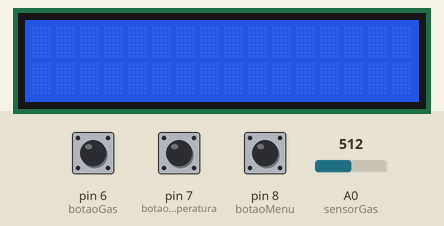
This sketch was run on a simulated Arduino Uno, built with avr-gcc and run on an emulated ATmega328P. Parts: 16×2 character LCD. Inputs (shaded band) come from the test bench; at power-on: pin 6 (botaoGas) HIGH, A0 (sensorGas) = 512, pin 7 (botaoUmidadeEtemperatura) HIGH, pin 8 (botaoMenu) HIGH. What the sketch prints to the serial monitor is not drawn.

Above: at 1.2 s.
1.3 s: pin 6 (botaoGas) pulled LOW for 0.15 s
At 1.9 s:
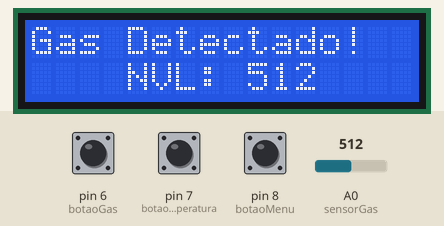
2.9 s: A0 (sensorGas) set to 214
At 4.3 s:
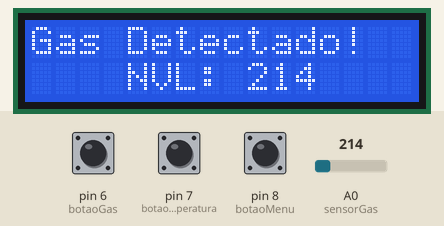
4.8 s: A0 (sensorGas) set to 189
At 6.0 s:
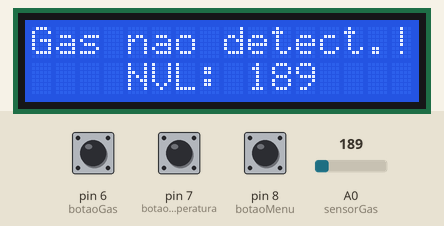
6.3 s: A0 (sensorGas) set to 210
At 6.7 s:
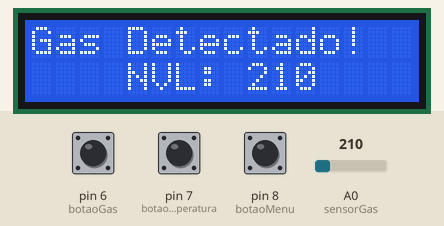
Timing chart, 0 to 8.8 s (numbered marks = the images above; inputs shaded):
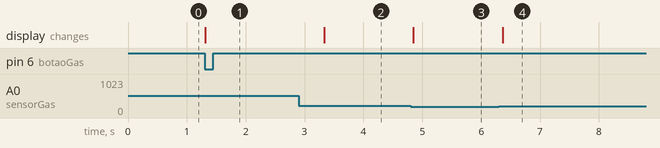

The sketch:

arduino.ino
```cpp
#define sensorGas A0
#define botaoMenu 8
#define botaoGas 6
#define botaoUmidadeEtemperatura 7
#define DHTPIN 9
#define DHTTYPE DHT11

#include "DHT.h"
#include <LiquidCrystal.h>

DHT dht(DHTPIN, DHTTYPE);

const int rs = 12, en = 11, d4 = 5, d5 = 4, d6 = 3, d7 = 2;
LiquidCrystal lcd(rs, en, d4, d5, d6, d7);

void setup() {
  pinMode(sensorGas, INPUT);
  pinMode(botaoGas, INPUT_PULLUP);
  pinMode(botaoUmidadeEtemperatura, INPUT_PULLUP);
  pinMode(botaoMenu, INPUT_PULLUP);
  lcd.begin(16, 2);
  dht.begin();
  Serial.begin(9600);
}

void loop() {
  if(digitalRead(botaoGas) == LOW) {
    lcd.clear();
    while(true) {
      sensorDeGas();
    }
  }

  if(digitalRead(botaoMenu) == LOW) {
    lcd.clear();
    while(true) {
      lcd.setCursor(0, 0);
      lcd.print("E ... S. Gas");
      lcd.setCursor(0, 1);
      lcd.print("D ... S. Temp.");
      delay(500);
    }


  }

  if(digitalRead(botaoUmidadeEtemperatura) == LOW) {
    lcd.clear();
    while(true) {
      sensorDeTemperatura();
    }
  }
}

void sensorDeGas() {
  int sensorGasDetectando = analogRead(sensorGas);

  Serial.println(sensorGasDetectando);

  if(sensorGasDetectando >= 200) {
    lcd.clear();
    lcd.setCursor(0, 0);
    lcd.print("Gas Detectado!");
    lcd.setCursor(4, 1);
    lcd.print("NVL: " + String(sensorGasDetectando));
  } else {
    lcd.clear();
    lcd.setCursor(0, 0);
    lcd.print("Gas nao detect.!");
    lcd.setCursor(4, 1);
    lcd.print("NVL: " + String(sensorGasDetectando));
  }

  lcd.display();
  delay(500);
}

void sensorDeTemperatura() {
  float umidade = dht.readHumidity();
  float temperatura = dht.readTemperature();

  lcd.clear();
  lcd.setCursor(0, 0);
  lcd.print("Umidade: " + String(umidade) + String("%"));
  lcd.setCursor(0, 1);
  lcd.print("Temp.: " + String(temperatura) + String("C"));

  delay(1000);
}
```

Measured:
- the behaviour switches between 200 and 199 on A0 (sensorGas) (found by bisection; images 2 and 3)
- after the input at 1.3 s, the display: changes at once (image 1)
- after the input at 2.9 s, the display: changes after 0.43 s (image 2)
- after the input at 4.8 s, the display: changes after 0.05 s (image 3)
- after the input at 6.3 s, the display: changes after 0.07 s (image 4)
